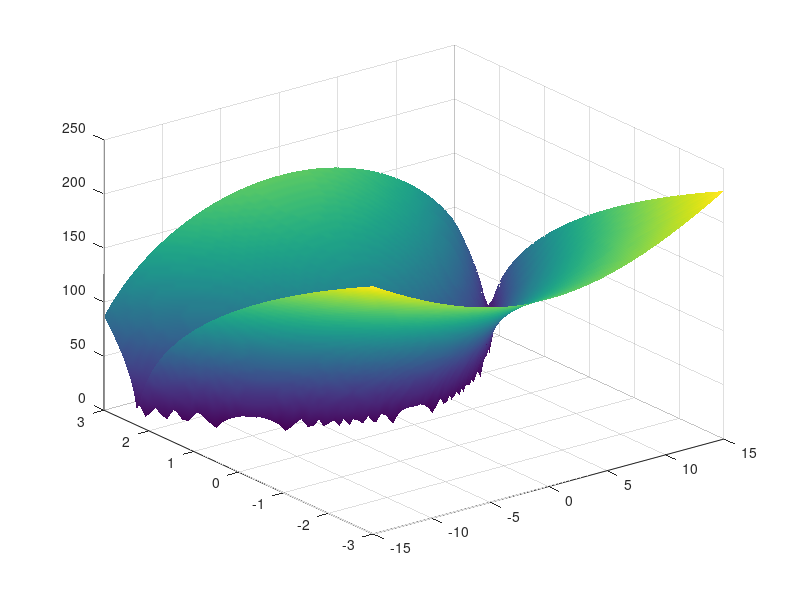

This figure's MATLAB source:
clear all;clc;
f = @(x,y) 100*sqrt(abs(y - 0.01*x^2)) + 0.01*abs(x + 10);
num_var = 2;
var_lenght = 5;
crossing_bit = 5;

max_x = 15;
min_x = -15;
max_y = 3;
min_y = -3;

%{
 A populacao deste Algoritmo genetico sera modelada em uma matriz, onde
cada linha corresponde a um individuo, e cada colunas representam, respectivamente, o genotipo, 
o fenotipo, o f(x) e a probabilidade de selecao para cruzamento.

Cada individuo possui um genotipo binario representando suas variaveis:
10101 10100 10010, onde cada 5 bits sao uma variavel.

O fenotipo eh o equivelente decimal deste binario.

f(x) eh o resultado da aplicacao das variaveis do genotipo na funcao otimizada.

A probabilidade de cruzamento define a chance que um individuo tem de ser escolhido
para cruzar com outros.

Alem disso, sera separada uma Elitizacao de um individuo, ou seja, o 
melhor individuo permanecera inalterado para a proxima geracao.
%}

num_individuos = 10;

fenotipos = repmat(' ', 1, num_individuos);
genotipos = [];
funcs = [];
probs = [];
elite = 1;

% Plota a funcao
X = linspace(min_x, max_x);
Y = linspace(min_y, max_y);

fig = figure();

[xplot,yplot] = meshgrid(X,Y);

zplot = 100*sqrt(abs(yplot - 0.01*xplot.^2)) + 0.01*abs(xplot + 10);

surf(xplot, yplot, zplot);

shading interp;

hold on;
% Cria a primeira geracao de individuos

for i=1:num_individuos  
  % Cria um fenotipo aleatorio, como uma string
  for b=1: num_var*var_lenght
    gene = num2str(randi(2)-1);
    fenotipos(i,b) = gene;
  end
  
  % ====================================================================== %
  % Verifica se os fenotipos escolhidos estao dentro dos limites da funcao
  while(bin2dec(fenotipos(i,1:var_lenght)) > max_x || bin2dec(fenotipos(i,1:var_lenght)) < min_x)
    for b=1: var_lenght
      gene = num2str(randi(2)-1);
      fenotipos(i,b) = gene;
    end
  end

  while(bin2dec(fenotipos(i,var_lenght,:)) > max_y || bin2dec(fenotipos(i,var_lenght,:)) < min_y)
    for b=var_lenght: num_var*var_lenght
      gene = num2str(randi(2)-1);
      fenotipos(i,b) = gene;
    end
  end
  % ====================================================================== %
end

contador = 0;
while contador < 500  
    soma = 0;
  for i=1:num_individuos
    
    % Cria o genotipo de cada individuo
    genotipos(i) = bin2dec(fenotipos(i,:));

    % Separa as variaveis e calcula a funcao
    variaveis = [];
    for k=1:num_var  
      var = repmat(" ", 1,5);
      % Separa o fenotipo em pedacos de 5 bits
      for j=1 + 5*(k-1):5*k
        var(j-5*(k-1)) = fenotipos(i,j);    
      end
      var = bin2dec(var);
      variaveis(k) = var;
    end
    
    % Calcula f(x)
    fx = f(variaveis(1), variaveis(2));
    funcs(i) = fx;
    soma += fx;
    
    % Encontra a elite de cada geracao
    if fx < funcs(elite)
      elite = i;

    end
  
  end
  aux = 1;
  roleta = [];
  for i=1 : num_individuos
    % Calcula a probabilidade de reproducao de cada individuo
    probs(i) = 1 - (soma - funcs(i))/soma;
  
    % Cria a roleta de probabilidades
    for a=aux:round(aux+probs(i)*100) - 1
      roleta(a) = i;
      aux = aux + 1;
    end
  end
  
  % Reproduz os individuos

  for ind_a = 1:num_individuos
    if ind_a ~= elite
     % Escolhe um segundo individuo
      ind_b = roleta(randi(size(roleta)(2)));
      % Se a roleta sortear o proprio individuo, nao ocorre reproducao
      
      % Recombina os fenotipos
      novo_fenotipo_a = [fenotipos(ind_a,1:crossing_bit), fenotipos(ind_b,crossing_bit:var_lenght*num_var-1)];
      novo_fenotipo_b = [fenotipos(ind_b,1:crossing_bit), fenotipos(ind_a,crossing_bit:var_lenght*num_var-1)];
      fenotipos(ind_a,:) = novo_fenotipo_a;
      fenotipos(ind_b,:) = novo_fenotipo_b;
    else
      ind_b = roleta(randi(size(roleta)(2)));
      novo_fenotipo_b = [fenotipos(ind_b,1:crossing_bit), fenotipos(ind_a,crossing_bit:var_lenght*num_var-1)];
      fenotipos(ind_b,:) = novo_fenotipo_b;
    end
  end
  
  contador = contador + 1;
  
end

disp("Fenótipo da elite: ");
disp(fenotipos(elite,:))
disp("Genótipo da elite: ");
disp(genotipos(elite))
disp("f(x) da elite: ");
disp(funcs(elite))



